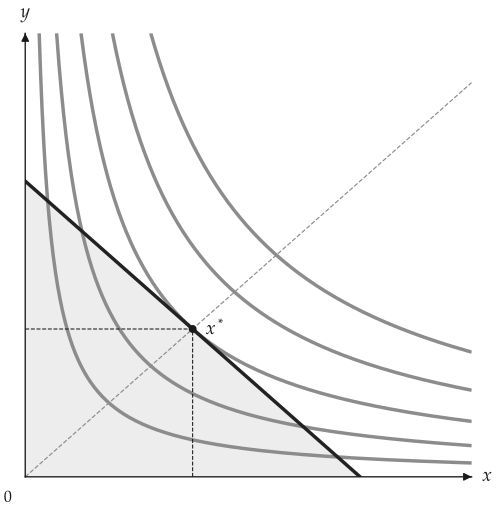

Here is the Python script that generated this plot:
from utility_viz import Canvas, Config, levels, solve
from utility_viz.models import CobbDouglas

Config.load("manual.toml").use()  # the settings behind this manual's figures

model = CobbDouglas(alpha=0.5, beta=0.5)
eq = solve(model, px=2.0, py=3.0, income=30.0)

cvs = Canvas(x_max=20, y_max=15, x_label="$x$", y_label="$y$")  # italic x and y
lvls = levels.around(eq.utility, n=5)  # five curves and one through the optimum
cvs.add_utility(model, levels=lvls)
cvs.add_budget(2.0, 3.0, 30.0, fill=True)  # the line and its feasible set
cvs.add_equilibrium(eq, show_ray=True)  # with the expansion path
cvs.save("cobb_douglas.png")
